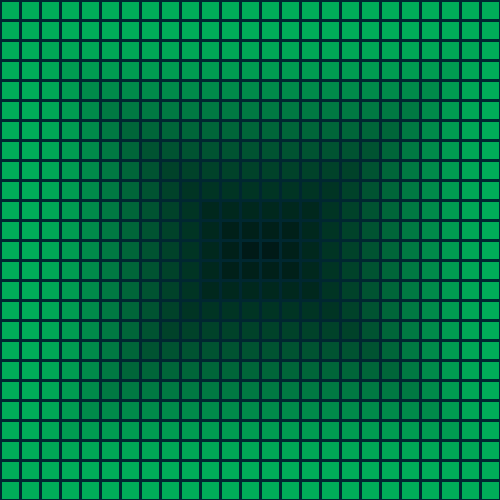

Python code for this plot:
#!python3
from numpy import *
from vasa_lib import *
import inspect 

#########################
# FUNCTIONS
#########################
def sphere_engine(img_obj,img_size, pc, radius, curvature=1):
    # 1 < curvature < N

    # Copy input img
    new_img = img_obj.copy()
    new_img.load()[0,0] = (0,0,0,255)

    # Create array
    img_array       = list(range(img_size[0]))
    img_matrix      = []
    original_pixels = img_obj.load()
    new_pixels      = new_img.load()

    for y in range(img_size[1]):

        for x in range(img_size[0]):
            # Calculate new points
            x_,y_,z_ = spherize_coordinates((x,y,0),pc,radius,curvature)

            # New pixel to calculate ? 
            if type(x_) == int and type(y_) == int:
                continue

            # Interpolation bilineaire
            if type(x_) != int and type(y_) != int:
                bilinear_interpolation(x,y,x_,y_,img_size,original_pixels,new_pixels)

            # Interpolation linaire
            else:
                linear_interpolation(x,y,x_,y_,img_size,original_pixels,new_pixels)

    return new_img


#########################
# CREATE IMG
#########################
img_size = (500,500)

# Create background img
bg_img      = create_image(img_size,(0,39,48,255))

# Create rectangle
overlay_img = create_image(img_size,(255,255,255,0))
symbol_color = (0,255,115)

symbol_size = 20
nb_symbol = ( int(img_size[0]/symbol_size) , int(img_size[1]/symbol_size) )

mu  = (nb_symbol[0]-1)/2
sig = nb_symbol[0]/5

create_all_symbol(  overlay_img,\
                    'rectangle',\
                    nb_symbol,\
                    symbol_size,\
                    symbol_color,\
                    0.2,\
                    mu,\
                    sig, \
                    160, \
                    alpha_fct=False, \
                    color_fct=True, \
                    inv_color=True \
                    )
bg_img = Image.alpha_composite(bg_img,overlay_img)
bg_img.save('sphere.png')

#########################
# Sphere calc
#########################
new_img  = sphere_engine(bg_img, img_size,(250,0,0),  250, 2)
new_img2 = sphere_engine(new_img,img_size,(250,499,0),250, 2)

new_img2.save('sphered.png')

